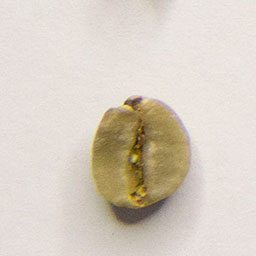
#> input picture data/test/defect/1604.jpg, 256 x 256 px; its folder holds only this picture in this run
$ jupyter execute --allow-errors usk_coffee_eda.ipynb   (shell and % lines are left out)   (older library calls are emulated)
#> lines starting #> are read from the running program, lines starting #| are printed output that depends on the picture
# EDA: USK-Coffee (Normal vs Defect)

**Task:** Look at a photo of a green coffee bean and decide: is it a **normal** bean or a **defect** bean?

- **normal** = peaberry + longberry + premium (3 folders merged into 1 class)
- **defect** = defect folder

**Rules in this notebook**
- We check train, val and test **separately**, then **compare** them.
- Numbers used for training (like mean and std) come from **train only**.

## 1. Setup

[cell 1]
from pathlib import Path
import hashlib
import numpy as np
import pandas as pd
import cv2
from PIL import Image
import matplotlib.pyplot as plt

DATA_DIR = Path("data")     # change this if your data is somewhere else
SPLITS = ["train", "val", "test"]

## 2. Make a table of all images

We list every image and give it a label:
- `bean_type` = the original folder name (defect, longberry, peaberry, premium)
- `label` = the new 2-class label (defect or normal)

[cell 2]
rows = []
for split in SPLITS:
    for path in sorted((DATA_DIR / split).rglob("*.jpg")):
        bean_type = path.parent.name
        if bean_type == "defect":
            label = "defect"
        else:
            label = "normal"
        rows.append({"path": str(path), "file": path.name, "split": split,
                     "bean_type": bean_type, "label": label})
#> pass 2 of the loop `for split in SPLITS:`:

df = pd.DataFrame(rows)
print("Total images:", len(df))
df.head()

## 3. Check the files

We open every image to check that it is not broken, and we look at its size and color mode.
A broken file or a gray-scale image can crash training.

[cell 3]
sizes = []
modes = []
broken = []

for path in df.path:
    try:
        img = Image.open(path)
#> img is the input picture: PIL image 256x256 RGB; mean R, G, B 216.3, 206.7, 194.9
        img.verify()                 # error if the file is broken
        img = Image.open(path)       # open again after verify
        sizes.append(img.size)
        modes.append(img.mode)
    except Exception:
        broken.append(path)
        sizes.append(None)
        modes.append(None)
#> pass 2 of the loop `for path in df.path:`:
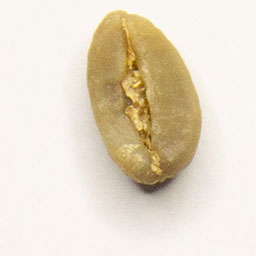
#> input picture data/test/longberry/1602.jpg, 256 x 256 px
#> img is the input picture: PIL image 256x256 RGB; mean R, G, B 230.5, 219.9, 201.6

df["size"] = sizes
df["mode"] = modes
print("Broken images:", len(broken))
print(df["size"].value_counts())
print(df["mode"].value_counts())

**What this means**
- No broken images.
- All images are 256×256 and RGB. So we **do not need to resize** or fix channels.

## 4. Class balance

Now there are only 2 classes, so we count them in each split.

[cell 4]
counts = df.groupby(["split", "label"]).size().unstack()
#> (the rest of this cell did not finish here and is left out)

**What this means**
- The data is **not balanced anymore**: normal is **3 times** bigger than defect (3600 vs 1200 in train, 1200 vs 400 in val and test).
- The ratio is the same in train, val and test. That is good.
- **Accuracy can fool us.** A model that says "normal" for every image gets **75% accuracy** and finds **0 defects**.
- **What to do:**
  - Use **class weights** (or a weighted sampler) in the loss.
  - Report **recall, precision and F1 for the defect class**, plus a confusion matrix.
- The normal class has 3 bean types (1200 each in train), so it is more varied than the defect class.

## 5. Look at the images

We show 6 random train images from each original folder. The first row is **defect**, the other three rows are **normal**.

[cell 5]
np.random.seed(42)
bean_types = ["defect", "longberry", "peaberry", "premium"]

plt.figure(figsize=(14, 9.5))
n = 1
#> (the rest of this cell did not finish here and is left out)

**What this means**
- Each image has **one bean** on a **light background**. The bean can be anywhere and at any angle.
- **Defect** beans look very different from each other: brown, yellow, rough, broken, or dark and round. It is a mix of many problems class.
- **Normal** beans are mostly smooth and grey-green, but some have a crack in the middle.
- Some defect and normal beans **look alike** (for example, a cracked normal bean next to a rough defect bean). So we expect some mistakes.

## 6. Measure every image

For each image we measure: brightness, contrast, sharpness (low = smoother or blurrier), average R/G/B color, and the color of the background (4 corners).
We also keep a tiny 48×48 gray copy to find duplicates later.

[cell 6]
brightness, contrast, sharpness = [], [], []
R, G, B = [], [], []
bgR, bgG, bgB = [], [], []
thumbs = []
md5 = []

for path in df.path:
    img = cv2.imread(path)
#> img: shape (256, 256, 3)
    img = cv2.cvtColor(img, cv2.COLOR_BGR2RGB)
    gray = cv2.cvtColor(img, cv2.COLOR_RGB2GRAY)
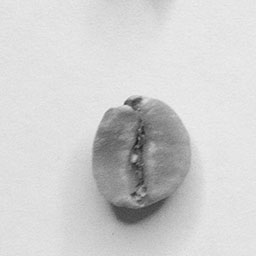
#> gray: shape (256, 256); min 30, max 241, mean 208.1

    brightness.append(gray.mean())
    contrast.append(gray.std())
    sharpness.append(cv2.Laplacian(gray, cv2.CV_64F).var())

    R.append(img[:, :, 0].mean())
    G.append(img[:, :, 1].mean())
    B.append(img[:, :, 2].mean())

    # background = the 4 corners (20x20 pixels each)
    corners = np.concatenate([img[:20, :20].reshape(-1, 3), img[:20, -20:].reshape(-1, 3),
                              img[-20:, :20].reshape(-1, 3), img[-20:, -20:].reshape(-1, 3)])
#> corners = 1600 rows, first 8: [235, 227, 224], [232, 224, 221], [229, 221, 218], [230, 222, 219], [233, 225, 222], [235, 227, 224], [235, 227, 224], [233, 225, 222]
    bgR.append(corners[:, 0].mean())
    bgG.append(corners[:, 1].mean())
    bgB.append(corners[:, 2].mean())

    thumbs.append(cv2.resize(gray, (48, 48)).astype(np.float32))
    md5.append(hashlib.md5(open(path, "rb").read()).hexdigest())
#> pass 2 of the loop `for path in df.path:`:
#> `gray = cv2.cvtColor(img, cv2.COLOR_RGB2GRAY)`:
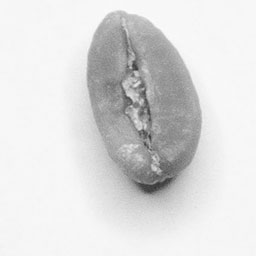
#> gray: shape (256, 256); min 51, max 252, mean 220.9
#> corners = 1600 rows, first 8: [250, 247, 242], [250, 247, 242], [250, 247, 242], [250, 247, 242], [250, 247, 242], [250, 247, 242], [250, 247, 242], [250, 247, 242]

df["brightness"], df["contrast"], df["sharpness"] = brightness, contrast, sharpness
df["R"], df["G"], df["B"] = R, G, B
df["bgR"], df["bgG"], df["bgB"] = bgR, bgG, bgB
df["bg_brightness"] = (df.bgR + df.bgG + df.bgB) / 3
df["md5"] = md5
thumbs = np.array(thumbs)
df.head()

## 7. Mean and std for normalization (train only)

[cell 7]
total = np.zeros(3)
total_sq = np.zeros(3)
count = 0

for path in df[df.split == "train"].path:
    img = cv2.cvtColor(cv2.imread(path), cv2.COLOR_BGR2RGB).astype(np.float64) / 255
    total += img.sum(axis=(0, 1))
    total_sq += (img ** 2).sum(axis=(0, 1))
    count += img.shape[0] * img.shape[1]

train_mean = total / count
train_std = np.sqrt(total_sq / count - train_mean ** 2)
print("Train mean (R, G, B):", train_mean.round(4))
print("Train std  (R, G, B):", train_std.round(4))

**What this means**
- Use these numbers in `Normalize(mean, std)` for train, val **and** test. Never recompute them on val or test.
- They are different from ImageNet numbers because our images are bright with a light background.

## 8. Normal vs Defect: how different are they?

We compare the simple measurements between the two classes.

[cell 8]
cols = ["brightness", "contrast", "sharpness", "R", "G", "B"]
print(df.groupby("label")[cols].mean().round(1))

plt.figure(figsize=(12, 3.5))
for i, col in enumerate(["brightness", "sharpness", "R"]):
    plt.subplot(1, 3, i + 1)
    plt.hist(df[df.label == "normal"][col], bins=40, alpha=0.5, density=True, label="normal")
    plt.hist(df[df.label == "defect"][col], bins=40, alpha=0.5, density=True, label="defect")
    plt.title(col)
    plt.legend()
plt.tight_layout()
plt.show()
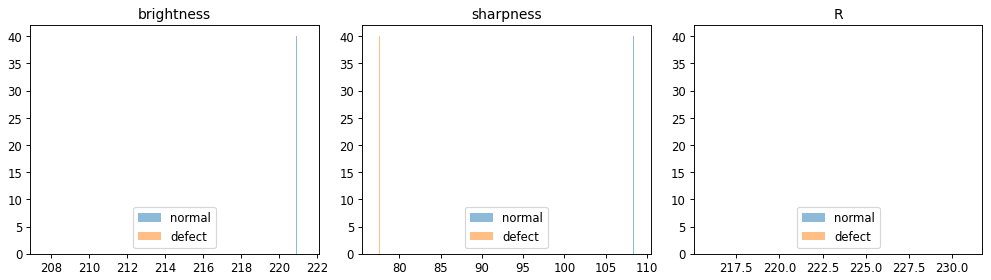
#> figure drawn by matplotlib, 3 panels; panel 1: tallest bar 40 high, from x = 220.9 to 220.9; panel 1: tallest bar 40 high, from x = 208.1 to 208.1; panel 2: tallest bar 40 high, from x = 108.4 to 108.4; panel 2: tallest bar 40 high, from x = 77.6 to 77.62

**What this means**
- The two classes are **very close** in brightness, contrast and color. The histograms **overlap a lot**.
- Defect beans are a bit **sharper** (more texture, 89 vs 75), which fits the rough look we saw in Section 5.
- So simple color or brightness will **not** be enough. The model must learn **texture and shape**, so a CNN is a good choice.

## 9. Compare train, val and test

If the splits look different, val and test scores can be unfair or different from each other.

[cell 9]
cols = ["brightness", "bg_brightness", "sharpness"]
#> (the rest of this cell did not finish here and is left out)

**What this means**
- **Train images are darker** than val and test (about 207 vs 213 in brightness). The background is darker too.
- This is true for **both** normal and defect, so it is a lighting difference, not a class difference.
- The gap is small to medium, but it is real. **Fix:** use mild brightness/contrast augmentation.
- Sharpness also changes between splits (for example, normal beans in test are smoother than in train). Keep this in mind when you read test results.

## 10. Can the model cheat or is it easy? (simple baseline)

We train a small Random Forest that sees **only numbers** (no shape, no texture).
- **Background only:** if this works, the model can cheat with the background.
- **Color + brightness of the whole image:** shows how much simple color helps.

We use **balanced accuracy** (random guessing = 50%) and **defect recall** (how many defects we catch), because normal accuracy is fooled by the 3:1 imbalance.

[cell 10]
from sklearn.ensemble import RandomForestClassifier
from sklearn.metrics import accuracy_score, balanced_accuracy_score, recall_score

train = df[df.split == "train"]

tests = {
    "Background only": ["bgR", "bgG", "bgB"],
    "Whole image color": ["R", "G", "B", "brightness", "contrast"],
}

results = []
#> (the rest of this cell did not finish here and is left out)

**What this means**
- With the **background only**, balanced accuracy is about 0.52-0.54, which is almost random. So there is **no background shortcut**.
- With **whole-image color**, balanced accuracy is only about 0.57-0.61 and the model finds only about 20-29% of defects. So color helps a little but is **far from enough**.
- This is our **weak baseline**. A CNN must beat it by a lot to be useful.

## 11. Duplicates and data leakage

If the same image is in train and test, the test score looks better than it should.
We check exact copies (MD5) and near copies (pixel similarity, also for flipped or rotated images).

[cell 11]
print("Exact duplicates (same MD5):", df.md5.duplicated(keep=False).sum())

# turn each thumbnail into a vector with mean 0 and length 1
def to_vectors(t):
    t = t.reshape(len(t), -1)
    t = t - t.mean(axis=1, keepdims=True)
    return t / (np.linalg.norm(t, axis=1, keepdims=True) + 1e-8)

base = to_vectors(thumbs)
best_score = np.full(len(df), -1.0)
best_match = np.zeros(len(df), dtype=int)

# compare with 8 versions of every image: 4 rotations x (normal or flipped)
for flip in [False, True]:
    for k in range(4):
        other = np.rot90(thumbs, k, axes=(1, 2))
        if flip:
            other = other[:, :, ::-1]
        sim = base @ to_vectors(np.ascontiguousarray(other)).T   # similarity of every pair
        np.fill_diagonal(sim, -1)                                # ignore itself
        score = sim.max(axis=1)
        match = sim.argmax(axis=1)
        better = score > best_score
        best_score[better] = score[better]
        best_match[better] = match[better]
#> after the loop, best_match = [1, 0]; best_score = [0.67, 0.67]

df["match"] = best_match
df["match_score"] = best_score
print("Typical similarity to the closest image: %.2f" % df.match_score.median())

# only very high similarity is suspicious
suspicious = df[df.match_score > 0.99]
pairs = set()
for i, row in suspicious.iterrows():
    pairs.add(tuple(sorted([i, row.match])))
pairs = sorted(pairs)
print("Suspicious pairs:", len(pairs))

plt.figure(figsize=(3 * len(pairs), 6.5))
for k, (a, b) in enumerate(pairs):
    for r, idx in enumerate([a, b]):
        img = cv2.cvtColor(cv2.imread(df.path[idx]), cv2.COLOR_BGR2RGB)
        plt.subplot(2, len(pairs), r * len(pairs) + k + 1)
        plt.imshow(img)
        plt.axis("off")
        plt.title(df.split[idx] + "/" + df.bean_type[idx] + "/" + df.file[idx] +
                  "\nsim=%.4f" % df.match_score[a], fontsize=8)
plt.tight_layout()
plt.show()
